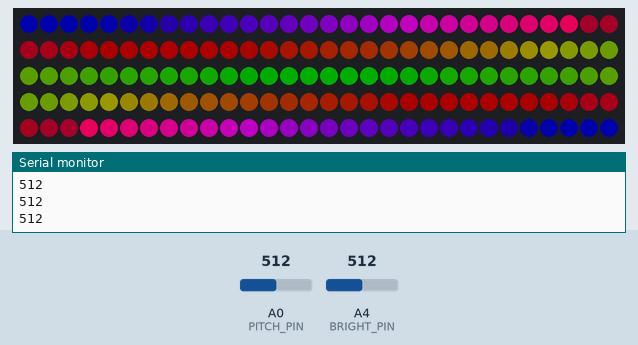
The sketch below on a simulated Arduino Uno, built with avr-gcc and run on an emulated ATmega328P. On the bench: 150 RGB LEDs in strip order, left to right, continuing on the next row, the last lines printed to the serial monitor. The inputs (shaded band) are chosen by the test bench; at power-on: A0 (PITCH_PIN) = 512, A4 (BRIGHT_PIN) = 512. Dim RGB values are drawn brighter than linear.

Above: at 3.26 s.
3.3 s: A0 (PITCH_PIN) set to 122
At 5.0 s:
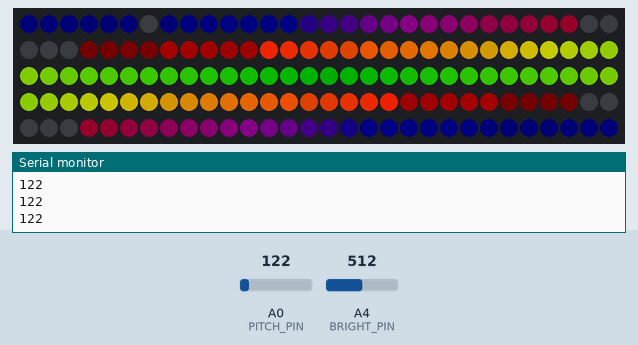
6.3 s: A4 (BRIGHT_PIN) set to 20
At 9.2 s:
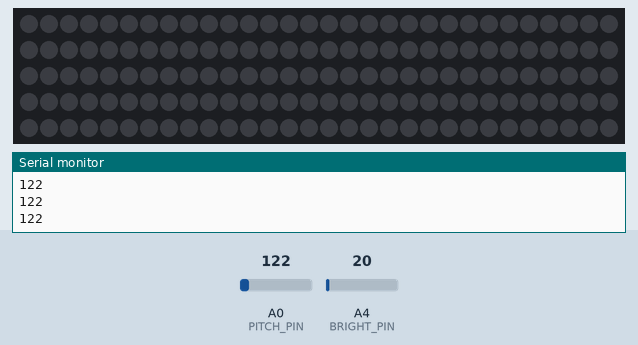
9.3 s: A4 (BRIGHT_PIN) set to 60
At 10.5 s:
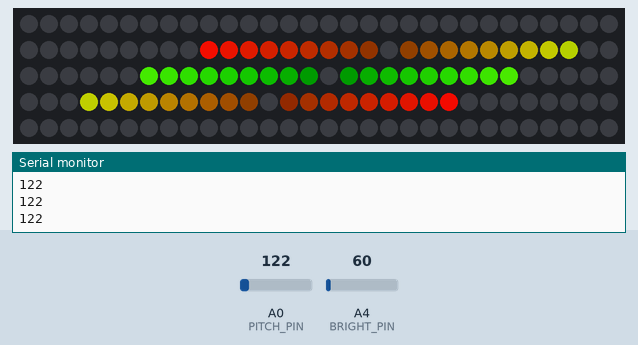
12.3 s: A0 (PITCH_PIN) set to 306
At 12.35 s:
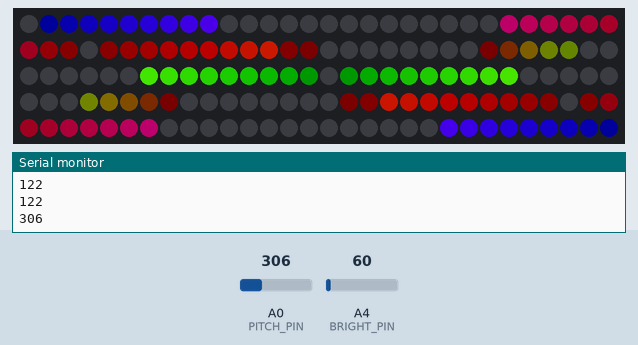
14.0 s: A0 (PITCH_PIN) set to 20
At 14.03 s:
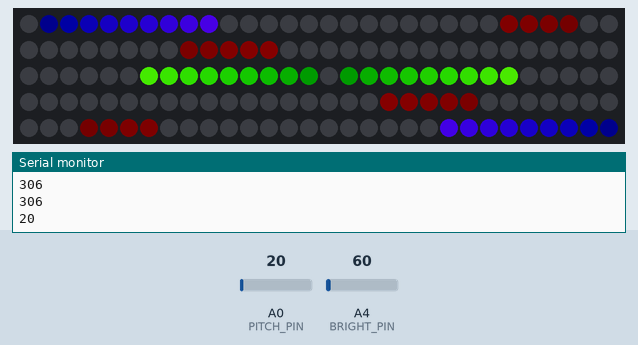
16.2 s: A4 (BRIGHT_PIN) set to 511
At 17.24 s:
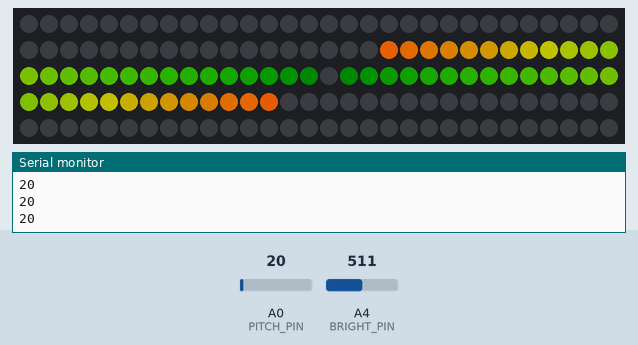

The sketch:

double_rainbow.ino
```cpp
#include "FastLED.h"

#define NUM_LEDS 150
#define DATA_PIN 6
#define PITCH_PIN 0
#define BRIGHT_PIN 4

const float pi = 3.1415;

CRGB leds[NUM_LEDS];
CRGB temp[NUM_LEDS];

int maximum = 0;
int minimum = 50;
int countmax = 0;
int countmin = 0;
double reduction = .92;

struct color
{
  int r;
  int g;
  int b;
};
typedef struct color Color;

void setup()
{
  Serial.begin(9600);
  FastLED.addLeds<WS2812, DATA_PIN, GRB>(leds, NUM_LEDS);
  pinMode(A0, INPUT);
  pinMode(A0, INPUT);

  int z = 1;
  while(z <= 3)
  {
  for(int i = 0; i < NUM_LEDS; i++)
  {
    if(z==1){
    leds[i] = CRGB(255,0,0);}
    else if(z==2){
    leds[i] = CRGB(0,255,0);}
    else{
    leds[i] = CRGB(0,0,255);}
  }
  FastLED.show();
  delay(500);
  z++;
  }

  for(int i = 0; i < NUM_LEDS; i++)
  {
    if(i < NUM_LEDS/4)
    {
      int green = 255 * setLeds(i);
      leds[i] = CRGB(green,0,255-green);
      temp[i] = CRGB(green,0,255-green);
    }
    else if(i < NUM_LEDS/2)
    {
      int green = 255 * setLeds((int)(i-(NUM_LEDS/4)));
      leds[i] = CRGB(255-green,green,0);
      temp[i] = CRGB(255-green,green,0);
    }
    else if(i < 3*NUM_LEDS/4)
    {
      int green = 255 * setLeds((int)(i-(NUM_LEDS/2)));
      leds[i] = CRGB(green,255-green,0);
      temp[i] = CRGB(green,255-green,0);
    }
    else
    {
      int blue = 255 * setLeds((int)(i-(3*NUM_LEDS/4)));
      leds[i] = CRGB(255-blue,0,blue);
      temp[i] = CRGB(255-blue,0,blue);
    }
  }
  FastLED.show();
  delay(500);
}

void loop()
{
  int pitch = analogRead(PITCH_PIN);
  double bright = convBrightness((int)analogRead(BRIGHT_PIN));
  if(pitch < minimum)
  {
    minimum=pitch;
  }
  else if(countmin == 20)
  {
    minimum = minimum + 40;
    countmin = 0;
  }
  if(pitch > maximum)
  {
    maximum=pitch;
  }
  else if(countmax == 20)
  {
    maximum = maximum - 40 ;
    countmax = 0;
  }
  countmax++;
  countmin++;

  Serial.println(pitch);

  for(int i = 0; i < NUM_LEDS; i++)
  {
    CRGB light = leds[i];
    leds[i] = CRGB(light.r*reduction, light.g*reduction, light.b*reduction);
  }

  int loc = findLoc(pitch);
  int mid = NUM_LEDS / 2;
  for(int i = -30*bright; i <= 30*bright; i++)
  {
    if(mid + loc + i < NUM_LEDS && mid + loc + i >= 0)
    {
      CRGB light = temp[mid+loc+i];
      double fact = abs(i)/(30*bright);
      if(CRGB(light.r*fact, light.g*fact, light.b*fact).getLuma() > leds[mid+loc+i].getLuma())
      {
        leds[mid+loc+i] = CRGB(light.r*fact, light.g*fact, light.b*fact);
      }
    }
    if(mid - loc + i < NUM_LEDS && mid - loc + i >= 0)
    {
      CRGB light = temp[mid-loc+i];
      double fact = abs(i)/(30*bright);
      if(CRGB(light.r*fact, light.g*fact, light.b*fact).getLuma() > leds[mid-loc+i].getLuma())
      {
        leds[mid-loc+i] = CRGB(light.r*fact, light.g*fact, light.b*fact);
      }
    }
  }

  FastLED.show();
  delay(50

  );
}

double convBrightness(int b)
{
  double c = b / 614.0000;
  if( c < 0.05 )
  {
    c = 0;
  }
  if( c >= 0.05 && c < 1)
  {
    c = pow(c,.5);
  }
  else if(c > 1)
  {
    c = 1.00;
  }
  return c;
}

int findLoc(int pitch)
{
  double p = pitch;
  return (p-minimum)*NUM_LEDS/(2*(maximum-minimum));
}

double setLeds(int i)
{
  double x = i;
  return 4*x/NUM_LEDS;
}
```

Measured:
- after the input at 9.3 s, the LEDs: first change at once (image 3 shows a later state)
- after the input at 12.3 s, the LEDs: change after 0.05 s (image 4)
